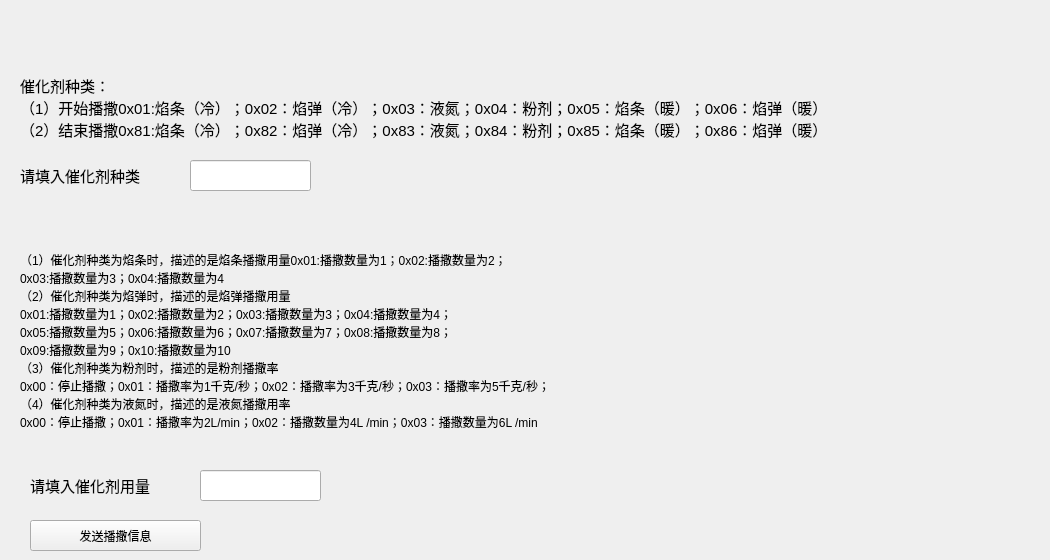
   <widget class="QWidget" name="tab_5">
    <attribute name="title">
     <string>播撒中止</string>
    </attribute>
    <widget class="QLabel" name="label_193">
     <property name="geometry">
      <rect>
       <x>20</x>
       <y>60</y>
       <width>1021</width>
       <height>111</height>
      </rect>
     </property>
     <property name="font">
      <font>
       <pointsize>11</pointsize>
      </font>
     </property>
     <property name="text">
      <string>催化剂种类：
（1）开始播撒0x01:焰条（冷）；0x02：焰弹（冷）；0x03：液氮；0x04：粉剂；0x05：焰条（暖）；0x06：焰弹（暖）
（2）结束播撒0x81:焰条（冷）；0x82：焰弹（冷）；0x83：液氮；0x84：粉剂；0x85：焰条（暖）；0x86：焰弹（暖）
</string>
     </property>
    </widget>
    <widget class="QLabel" name="label_194">
     <property name="geometry">
      <rect>
       <x>20</x>
       <y>160</y>
       <width>161</width>
       <height>31</height>
      </rect>
     </property>
     <property name="font">
      <font>
       <pointsize>11</pointsize>
      </font>
     </property>
     <property name="text">
      <string>请填入催化剂种类</string>
     </property>
    </widget>
    <widget class="QLineEdit" name="cuihua_01">
     <property name="geometry">
      <rect>
       <x>190</x>
       <y>160</y>
       <width>121</width>
       <height>31</height>
      </rect>
     </property>
     <property name="font">
      <font>
       <pointsize>12</pointsize>
      </font>
     </property>
    </widget>
    <widget class="QLabel" name="label_195">
     <property name="geometry">
      <rect>
       <x>20</x>
       <y>210</y>
       <width>971</width>
       <height>261</height>
      </rect>
     </property>
     <property name="text">
      <string>（1）催化剂种类为焰条时，描述的是焰条播撒用量0x01:播撒数量为1；0x02:播撒数量为2；
0x03:播撒数量为3；0x04:播撒数量为4
（2）催化剂种类为焰弹时，描述的是焰弹播撒用量
0x01:播撒数量为1；0x02:播撒数量为2；0x03:播撒数量为3；0x04:播撒数量为4；
0x05:播撒数量为5；0x06:播撒数量为6；0x07:播撒数量为7；0x08:播撒数量为8；
0x09:播撒数量为9；0x10:播撒数量为10
（3）催化剂种类为粉剂时，描述的是粉剂播撒率
0x00：停止播撒；0x01：播撒率为1千克/秒；0x02：播撒率为3千克/秒；0x03：播撒率为5千克/秒；
（4）催化剂种类为液氮时，描述的是液氮播撒用率
0x00：停止播撒；0x01：播撒率为2L/min；0x02：播撒数量为4L /min；0x03：播撒数量为6L /min</string>
     </property>
    </widget>
    <widget class="QLabel" name="label_196">
     <property name="geometry">
      <rect>
       <x>30</x>
       <y>470</y>
       <width>161</width>
       <height>31</height>
      </rect>
     </property>
     <property name="font">
      <font>
       <pointsize>11</pointsize>
      </font>
     </property>
     <property name="text">
      <string>请填入催化剂用量</string>
     </property>
    </widget>
    <widget class="QLineEdit" name="cuihua_02">
     <property name="geometry">
      <rect>
       <x>200</x>
       <y>470</y>
       <width>121</width>
       <height>31</height>
      </rect>
     </property>
     <property name="font">
      <font>
       <pointsize>12</pointsize>
      </font>
     </property>
    </widget>
    <widget class="QPushButton" name="cuihua_button">
     <property name="geometry">
      <rect>
       <x>30</x>
       <y>520</y>
       <width>171</width>
       <height>31</height>
      </rect>
     </property>
     <property name="text">
      <string>发送播撒信息</string>
     </property>
    </widget>
   </widget>
